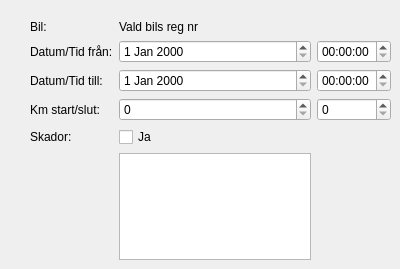
          <widget class="QWidget" name="page_2">
           <widget class="QWidget" name="gridLayoutWidget_2">
            <property name="geometry">
             <rect>
              <x>30</x>
              <y>20</y>
              <width>361</width>
              <height>240</height>
             </rect>
            </property>
            <layout class="QGridLayout" name="gridLayout_14">
             <item row="3" column="2">
              <widget class="QSpinBox" name="spinBoxdrivento">
               <property name="maximum">
                <number>1000000</number>
               </property>
              </widget>
             </item>
             <item row="3" column="1">
              <widget class="QSpinBox" name="spinBoxdrivenfrom">
               <property name="maximum">
                <number>1000000</number>
               </property>
              </widget>
             </item>
             <item row="1" column="0">
              <widget class="QLabel" name="labeldatefrom">
               <property name="text">
                <string>Datum/Tid från:</string>
               </property>
              </widget>
             </item>
             <item row="1" column="2">
              <widget class="QTimeEdit" name="timeEditfrom"/>
             </item>
             <item row="3" column="0">
              <widget class="QLabel" name="label_18">
               <property name="text">
                <string>Km start/slut:</string>
               </property>
              </widget>
             </item>
             <item row="2" column="2">
              <widget class="QTimeEdit" name="timeEditto"/>
             </item>
             <item row="5" column="0">
              <widget class="QLabel" name="labeldamage">
               <property name="text">
                <string>Skador:</string>
               </property>
              </widget>
             </item>
             <item row="2" column="1">
              <widget class="QDateEdit" name="dateEditto"/>
             </item>
             <item row="2" column="0">
              <widget class="QLabel" name="label_17">
               <property name="text">
                <string>Datum/Tid till:</string>
               </property>
              </widget>
             </item>
             <item row="0" column="0">
              <widget class="QLabel" name="labelCar">
               <property name="text">
                <string>Bil:</string>
               </property>
              </widget>
             </item>
             <item row="1" column="1">
              <widget class="QDateEdit" name="dateEditfrom"/>
             </item>
             <item row="6" column="1">
              <widget class="QTextEdit" name="textEditdamagereport"/>
             </item>
             <item row="0" column="1">
              <widget class="QLabel" name="labelRegnr_2">
               <property name="text">
                <string>Vald bils reg nr</string>
               </property>
              </widget>
             </item>
             <item row="5" column="1">
              <widget class="QCheckBox" name="checkBoxdamageyes">
               <property name="text">
                <string>Ja</string>
               </property>
              </widget>
             </item>
            </layout>
           </widget>
          </widget>
